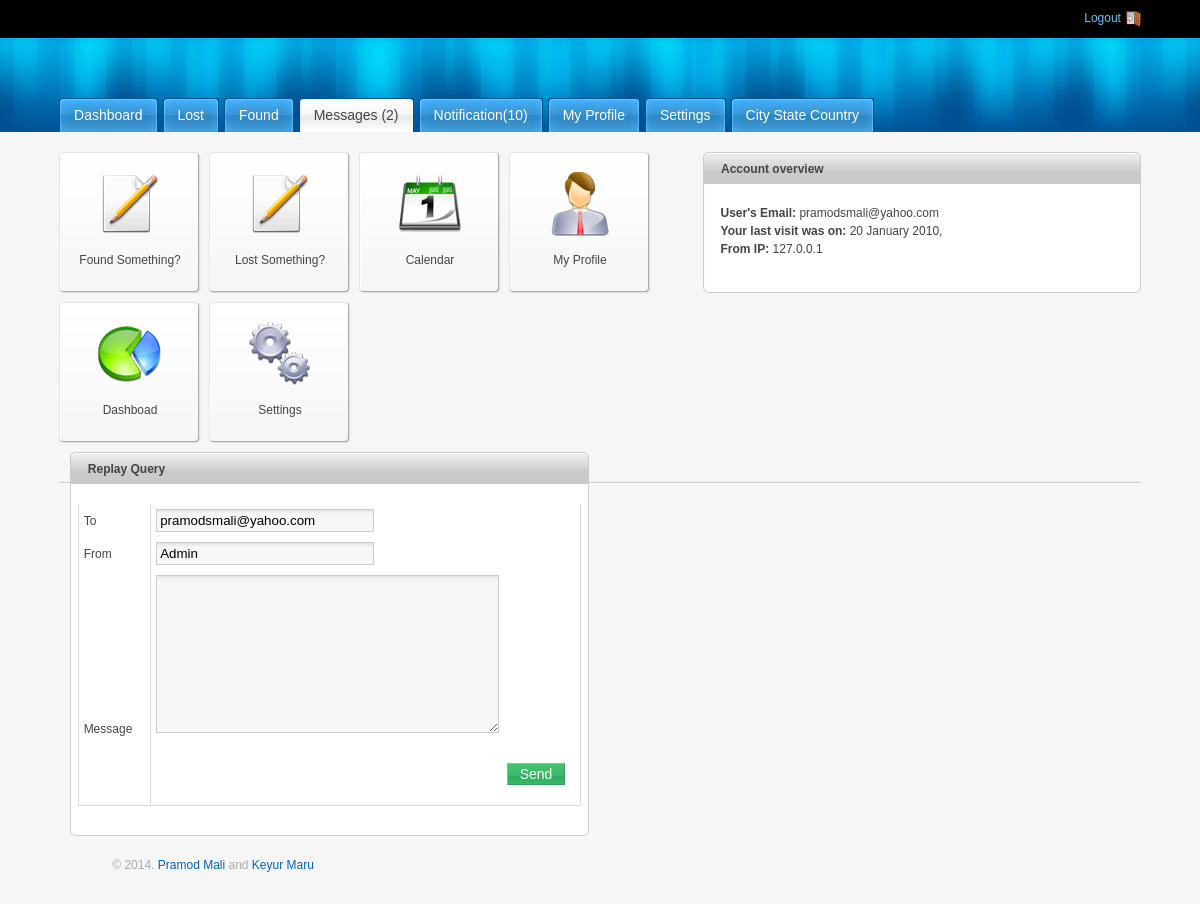
Screenshot of /admin/replayquery.php?replay=2 (signed in) with the database file from the repository.
### tables this page shows
CREATE TABLE IF NOT EXISTS `adminmaster` (
  `AdminID` int(11) NOT NULL AUTO_INCREMENT,
  `FirstName` varchar(50) NOT NULL,
  `LastName` varchar(50) NOT NULL,
  `UserName` varchar(50) NOT NULL,
  `Password` varchar(32) NOT NULL,
  `EmailID` varchar(60) NOT NULL,
  `MobileNumber` varchar(20) NOT NULL,
  `ProPic` blob,
  `LastLoggedIn` date DEFAULT NULL,
  PRIMARY KEY (`AdminID`)
);

CREATE TABLE IF NOT EXISTS `querymaster` (
  `QueryID` int(11) NOT NULL AUTO_INCREMENT,
  `PersonName` varchar(50) DEFAULT NULL,
  `EmailAddress` varchar(50) NOT NULL,
  `Query` varchar(400) NOT NULL,
  `Subject` varchar(25) NOT NULL,
  `Date` varchar(50) NOT NULL,
  `flag` tinyint(1) NOT NULL,
  PRIMARY KEY (`QueryID`)
);

### admin/loginvarifier.php (called while the page is built, shortened)
<?php
	$user_check=$_SESSION['login_user'];
	$ses_sql=mysql_query("select * from adminmaster where EmailID='$user_check' ");
	$row=mysql_fetch_array($ses_sql);
	$login_session=$row['EmailID'];
?>

### admin/replayquery.php (the view, shortened to what this page needs)
<!DOCTYPE html PUBLIC "-//W3C//DTD XHTML 1.0 Strict//EN" "http://www.w3.org/TR/xhtml1/DTD/xhtml1-strict.dtd">
<html xmlns="http://www.w3.org/1999/xhtml">
	<head>
        <?php
			include('loginvarifier.php');
		?>
        <?php
				$query="Select *from querymaster where flag=1";
				$result=mysql_query($query) or die(mysql_error());
				$count=0;
				while($row=mysql_fetch_array($result,MYSQL_ASSOC))
				{
					$count++;
				}
			?>
		<link rel="stylesheet" type="text/css" href="css/reset.css" tppabs="http://www.xooom.pl/work/magicadmin/css/reset.css" media="screen" />
		<link rel="stylesheet" type="text/css" href="css/grid.css" tppabs="http://www.xooom.pl/work/magicadmin/css/grid.css" media="screen" />
        <link rel="stylesheet" type="text/css" href="css/styles.css" tppabs="http://www.xooom.pl/work/magicadmin/css/styles.css" media="screen" />
        <link rel="stylesheet" type="text/css" href="css/tablesorter.css" tppabs="http://www.xooom.pl/work/magicadmin/css/tablesorter.css" media="screen" />
        <link rel="stylesheet" type="text/css" href="css/thickbox.css" tppabs="http://www.xooom.pl/work/magicadmin/css/thickbox.css" media="screen" />
        <link rel="stylesheet" type="text/css" href="css/theme-blue.css" tppabs="http://www.xooom.pl/work/magicadmin/css/theme-blue.css" media="screen" />
	</head>
	<body>
        <div id="header">
            <div id="header-status">
                <div class="container_12">
                    <div class="grid_8">
                    </div>
                    <div class="grid_4">
                        <a href="logout.php" id="logout">
                        Logout
                        </a>
                    </div>
                </div>
            </div>
            <div id="header-main">
                <div class="container_12">
                    <div class="grid_12">
                        <div id="logo">
                            <ul id="nav">
                                 <li  title="View Your Dashboad"><a href="admin.php">Dashboard</a></li>
                                 <li><a href="lost.php" title="Lost Something?">Lost</a></li>
                                <li><a href="found.php" title="Found Something?">Found</a></li>
                                <li id="current"><a href="messages.php" title="You Might Have Some Messages">Messages
                                (<?php echo $count; ?>)</a></li>
                                <li><a href="notifications.php" title="Notifications Might Be Pending">Notification(10)</a></li>
                                <li ><a href="myprofile.php" title="View Or Change Your Profile Settings">My Profile</a></li>
                                <li ><a href="Setting.php" title="Add or Remove Some Settings">Settings</a></li>
                                <li><a href="csc.php" title="View Remove or Edit Cities, States and Countries">City State Country</a></li>
                            </ul>
                        </div>
                    </div>
                </div>
            </div>
        </div>
		<div class="container_12">
            <div class="grid_7">
   				<a href="found.php" class="dashboard-module">
                	<img src="images/Crystal_Clear_write.gif" tppabs="http://www.xooom.pl/work/magicadmin/images/Crystal_Clear_write.gif" width="64" height="64" alt="edit" />
                	<span>Found Something?</span>
                </a>
                <a href="lost.php" class="dashboard-module">
                	<img src="images/Crystal_Clear_write.gif" tppabs="http://www.xooom.pl/work/magicadmin/images/Crystal_Clear_write.gif" width="64" height="64" alt="edit" />
                	<span>Lost Something?</span>
                </a>
                <a href="" class="dashboard-module">
                	<img src="images/Crystal_Clear_calendar.gif" tppabs="http://www.xooom.pl/work/magicadmin/images/Crystal_Clear_calendar.gif" width="64" height="64" alt="edit" />
                	<span>Calendar</span>
                </a>
                <a href="myprofile.php" class="dashboard-module">
                	<img src="images/Crystal_Clear_user.gif" tppabs="http://www.xooom.pl/work/magicadmin/images/Crystal_Clear_user.gif" width="64" height="64" alt="edit" />
                	<span>My Profile</span>
                </a>
                <a href="admin.php" class="dashboard-module">
                	<img src="images/Crystal_Clear_stats.gif" tppabs="http://www.xooom.pl/work/magicadmin/images/Crystal_Clear_stats.gif" width="64" height="64" alt="edit" />
                	<span>Dashboad</span>
                </a>
                <a href="Setting.php" class="dashboard-module">
                	<img src="images/Crystal_Clear_settings.gif" tppabs="http://www.xooom.pl/work/magicadmin/images/Crystal_Clear_settings.gif" width="64" height="64" alt="edit" />
                	<span>Settings</span>
                </a>
            </div>
            <div class="grid_5">
                <div class="module">
                        <h2><span>Account overview</span></h2>
                        <div class="module-body">
                        	<p>
                                <strong>User's Email: </strong><?php echo $login_session; ?><br />
                                <strong>Your last visit was on: </strong>20 January 2010,<br />
                                <strong>From IP: </strong><?php echo $_SERVER['REMOTE_ADDR']; ?>
                            </p>
                        </div>
                </div>
            </div>
            <div class="grid_12">
            <div class="grid_6">
                <div class="module">
                     <h2><span>Replay Query</span></h2>
                     <div class="module-body">
                         <form action="sendmail.php" method="post">
                                <table>
                                <tr>
                                <?php
									include('config.php');
									if(isset($_GET['replay']))
									{
											$replay=(int)$_GET['replay'];
											$query="select *from querymaster where QueryID='{$replay}'";
											$result=mysql_query($query,$con) or die(mysql_error());
											while($row=mysql_fetch_assoc($result))
											{
								?>
                                	<td>To</td>
                                    <td><input type="text" value="<?php echo $row['EmailAddress']; ?>"  class="input-medium" name="txtTo" required="required"  /></td>
                                </tr>
                                <tr>
                                	<td>From</td>
                                    <td><input type="text" class="input-medium" name="txtFrom" required="required"  value="Admin" /></td>
                                </tr>
								<tr>
                                	<td>Message</td>
                                    <td><textarea cols="40" rows="10" name="txtMessage" required="required"></textarea></td>
                                </tr>
                               <tr><td></td>
                               <td align="right">
                               	<fieldset>
                                <input class="submit-green" type="submit" value="Send" name="btnSend" />
                            </fieldset>
                               </td>
                               </tr>
                               <?php
                               }
									}
                               ?>
                            </table>
                         </form>
                     </div>
                </div>
			</div>
        <div id="footer">
        	<div class="container_12">
            	<div class="grid_12">
                	<p>&copy; 2014. <a href="https://www.facebook.com/i.m.pramod.mali" title="Visit to official Profile">Pramod Mali</a> and <a href="https://www.facebook.com/i.m.pramod.mali" title="Visit to official Profile"> Keyur Maru</a>	</p>
        		</div>
            </div>
        </div>
	</body>
</html>

### admin/css/grid.css (style rules this page uses)
.container_12, .container_16 { width: 92%; margin-left: 4%; margin-right: 4%; }
.grid_1, .grid_2, .grid_3, .grid_4, .grid_5, .grid_6, .grid_7, .grid_8, .grid_9, .grid_10, .grid_11, .grid_12, .grid_13, .grid_14, .grid_15, .grid_16 { display: inline; float: left; margin-left: 1%; margin-right: 1%; }
.container_12 .grid_6, .container_16 .grid_8 { width: 48%; }
.container_12 .grid_12, .container_16 .grid_16 { width: 98%; }
.container_12 .grid_4 { width: 31.333%; }
.container_12 .grid_5 { width: 39.666%; }
.container_12 .grid_7 { width: 56.333%; }
.container_12 .grid_8 { width: 64.666%; }

### admin/css/thickbox.css (style rules this page uses)
* { padding: 0; margin: 0; }

### admin/css/theme-blue.css (style rules this page uses)
#header-main #logo { background: url(../images/logo.gif) no-repeat left 10px; width: 100%; height: 70px; }
#header-main { background: #005195 url(../images/header-bg.jpg) repeat-x top left; }
ul#nav li { background:transparent url(../images/tab-left.gif) no-repeat scroll left top; float:left; margin:0 5px 0 0; padding:0 0 0 9px; }
ul#nav li a, ul#nav li a:visited { background:transparent url(../images/tab-right.gif) no-repeat scroll right top; color:#FFFFFF; display:block; float:left; padding:7px 15px 6px 6px; text-decoration:none; }
ul#nav li#current { background:transparent url(../images/tab-active-left.gif) no-repeat scroll left top; }
ul#nav li#current a { background:transparent url(../images/tab-active-right.gif) no-repeat scroll right top; color:#444444; }

### rows the page displays
adminmaster: EmailID "pramodsmali@yahoo.com"
querymaster: txtTo "pramodsmali@yahoo.com"

### other values shown
$count "2"
$_SERVER['REMOTE_ADDR'] "127.0.0.1"
